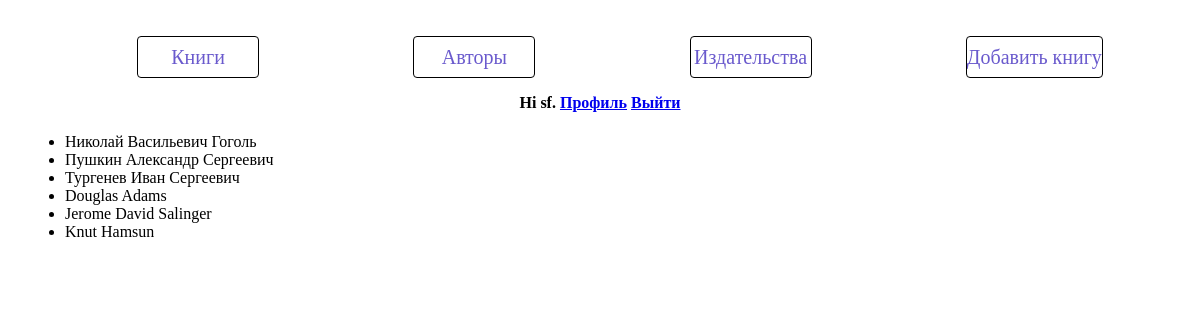
Page /author/ (signed in) on the committed database.
### p_library/models.py (models this page shows, shortened)
class Author(models.Model):
    full_name = models.TextField()
    birth_year = models.SmallIntegerField()
    country = models.CharField(max_length=2)

### p_library/views.py (the view)
# urls.py: path('', AuthorList.as_view(), name='author'),
class AuthorList(ListView):
    model = Author
    template_name = 'authors_list.html'

### p_library/templates/authors_list.html (shortened to what this page needs)
{% extends 'base.html' %}
{% block content %}
<div class='content'>
    <ul>
        {% for author in object_list %}
        <li>{{ author.full_name }}</li>
        {% endfor %}
    </ul>
</div>
{% endblock %}

### p_library/templates/base.html (shortened to what this page needs)
<!DOCTYPE html>
<html lang="en">
<head>
    {% load static %}
    <link rel="stylesheet" href="{% static 'style.css' %}">
</head>
<body>
    <nav>
        <ul class='nav__menu'>
            <a href="{% url 'books' %}">Книги</a>
            <a href="{% url 'p_library:author' %}">Авторы</a>
            <a href="{% url 'publish' %}">Издательства</a>
            {% if user.username  %}
            <a href="{% url 'add-book' %}">Добавить книгу</a>
            {% else %}
            <div class="login-grp">Для добавления книги надо <a href="{% url 'p_library:login' %}">Войти</a></div>
            {% endif %}
        </ul>
    </nav>
    <div class="welcome">
        Hi {{user}}.
        {% if  user.username %}
        <a href="{% url 'p_library:profile' %}">Профиль</a>
        <a href="{% url 'p_library:logout' %}">Выйти</a>
        {% endif %}
    </div>
    <div>
        {% block content %}
        {% endblock %}
    </div>
</body>
</html>

### p_library/libstatic/style.css (style rules this page uses)
.content { margin: 5px; display: flex; font-weight: 500; flex-direction: column; }
.welcome { text-align: center; font-weight: 600; }
nav { text-align: center; }
.nav__menu { display: flex; justify-content: space-around; margin-top: 16px; }
.nav__menu > a { color: slateblue; border: 1px solid black; font-size: 20px; min-width: 10vw; border-radius: 4px; min-height: 5vh; text-decoration: none; display: flex; align-items: center; justify-content: center; }
body { padding: 15px; margin: 5px; }

### rows in the picture
Author: full_name "Николай Васильевич Гоголь"
Author: full_name "Пушкин Александр Сергеевич"
Author: full_name "Тургенев Иван Сергеевич"
Author: full_name "Douglas Adams"
Author: full_name "Jerome David Salinger"
Author: full_name "Knut Hamsun"

### other values in the picture
{{ user }} "sf"
